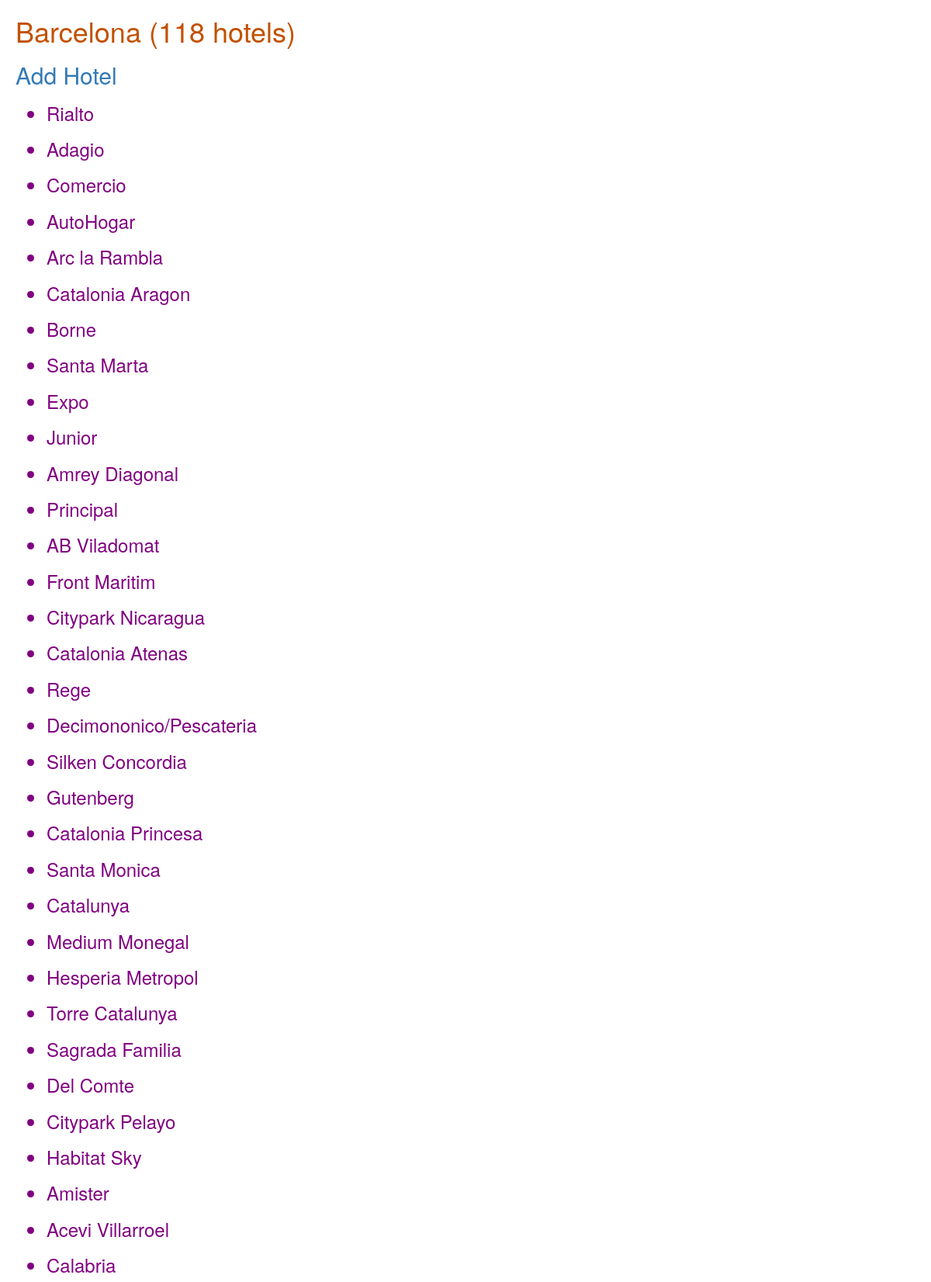
The app's page /city/Barcelona/ (upper part) with its own data.
### hotelManager/models.py (models this page shows, shortened)
class City(models.Model):
    name = models.CharField(max_length=100)
    code_name = models.CharField(max_length=3)

class Hotel(models.Model):
    city = models.ForeignKey(City, on_delete=models.CASCADE)
    id_hotel = models.CharField(max_length=6)
    name = models.CharField(max_length=200)

### hotelManager/views.py (the view)
# urls.py: path('city/<str:name>/', views.city_details, name='city_details'),
def city_details(request, name):
    list_hotels = Hotel.objects.filter(city__name=name)
    nb_hotels = len(list_hotels)
    context = {"list_hotels": list_hotels, "name": name, "nb_hotels": nb_hotels}
    return render(request, 'hotelManager/city_details.html', context)

### hotelManager/templates/hotelManager/city_details.html (shortened to what this page needs)
{% load static %}
<html>
<head>
    <link rel="stylesheet" href="//maxcdn.bootstrapcdn.com/bootstrap/3.2.0/css/bootstrap.min.css">
    <link rel="stylesheet" href="//maxcdn.bootstrapcdn.com/bootstrap/3.2.0/css/bootstrap-theme.min.css">
    <link rel="stylesheet" href="{% static 'css/hotelManager.css' %}">
</head>
<body>
<h1>{{ name }} ({{ nb_hotels }} hotels)</h1>
<h2><a href="{% url 'add_hotel' name=name %}">Add Hotel</a></h2>
    <ul class="col">
    {% for hotel in list_hotels %}
        <h3><li class="puc">{{ hotel.name }}</li></h3>
    {% endfor %}
    </ul>
</body>
</html>

### hotelManager/static/css/hotelManager.css (style rules this page uses)
h1 { color: #C25100; }
.puc { color: purple; }
body { margin:10; margin-left:20 }

### records on screen
City: name "Barcelona"
Hotel: name "Rialto"
Hotel: name "Adagio"
Hotel: name "Comercio"
Hotel: name "AutoHogar"
Hotel: name "Arc la Rambla"
Hotel: name "Catalonia Aragon"
Hotel: name "Borne"
Hotel: name "Santa Marta"
Hotel: name "Expo"
Hotel: name "Junior"
Hotel: name "Amrey Diagonal"
Hotel: name "Principal"
Hotel: name "AB Viladomat"
Hotel: name "Front Maritim"
Hotel: name "Citypark Nicaragua"
Hotel: name "Catalonia Atenas"
Hotel: name "Rege"
Hotel: name "Decimononico/Pescateria"
Hotel: name "Silken Concordia"
Hotel: name "Gutenberg"
Hotel: name "Catalonia Princesa"
Hotel: name "Santa Monica"
Hotel: name "Catalunya"
Hotel: name "Medium Monegal"
Hotel: name "Hesperia Metropol"
Hotel: name "Torre Catalunya"
Hotel: name "Sagrada Familia"
Hotel: name "Del Comte"
Hotel: name "Citypark Pelayo"
Hotel: name "Habitat Sky"
Hotel: name "Amister"
Hotel: name "Acevi Villarroel"
Hotel: name "Calabria"

### other values on screen
{{ nb_hotels }} "118"
